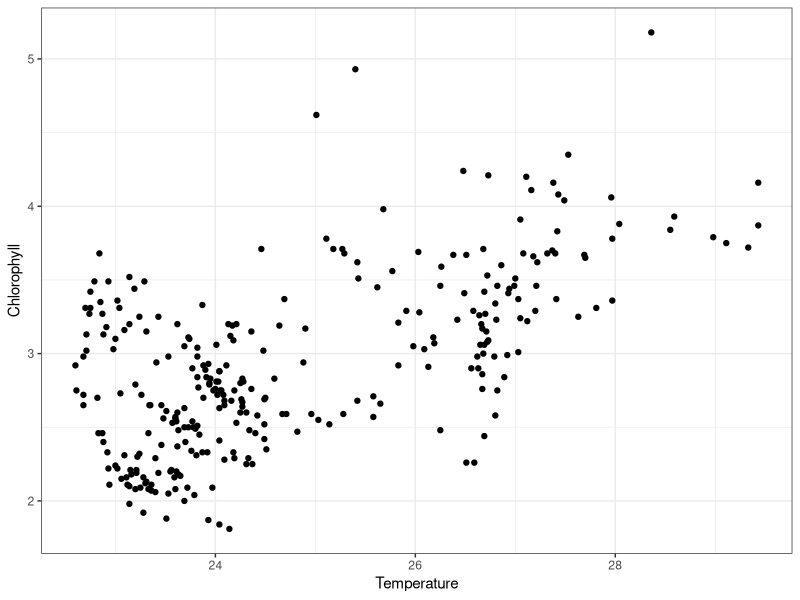
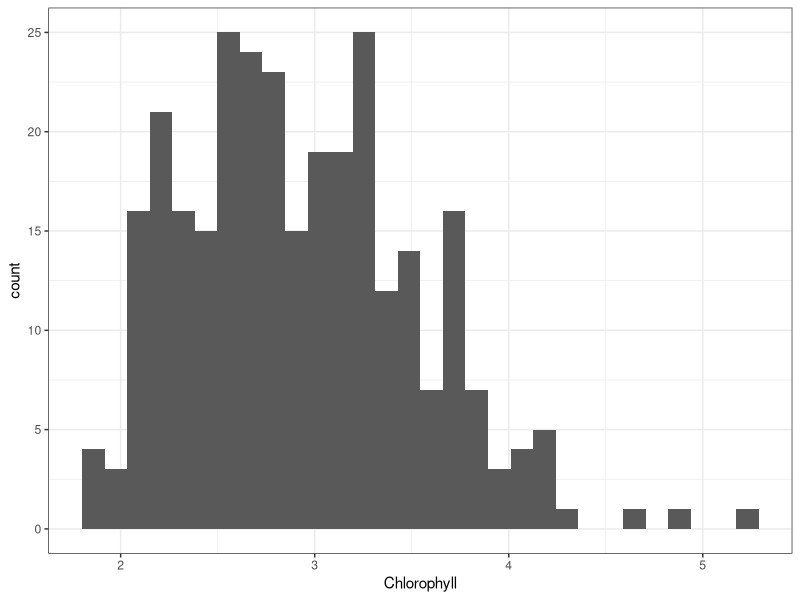
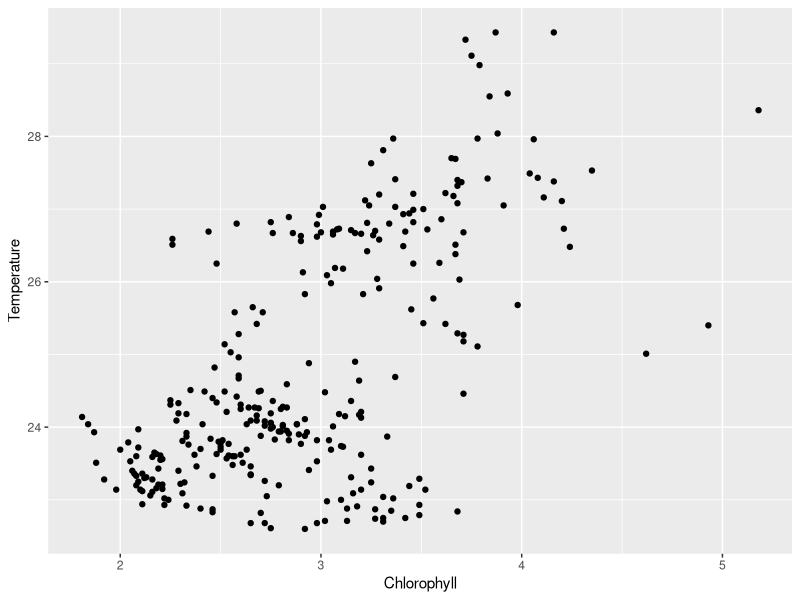
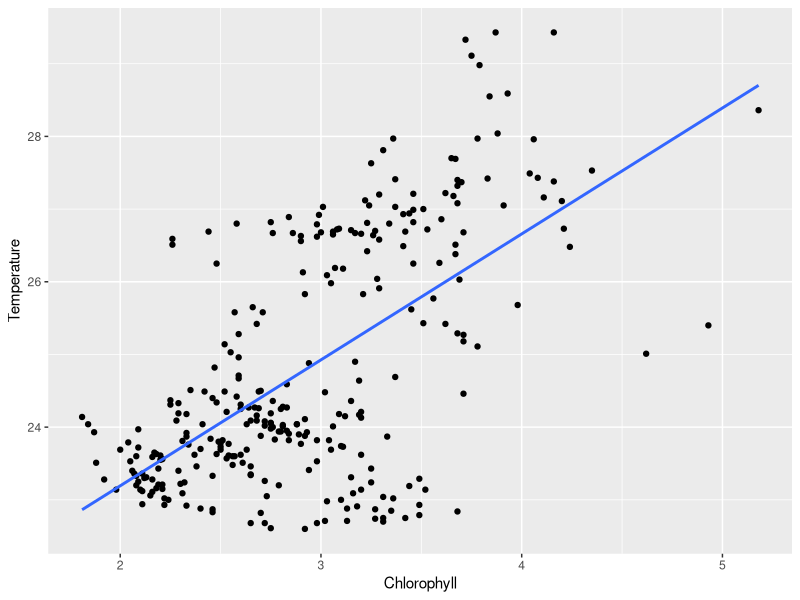
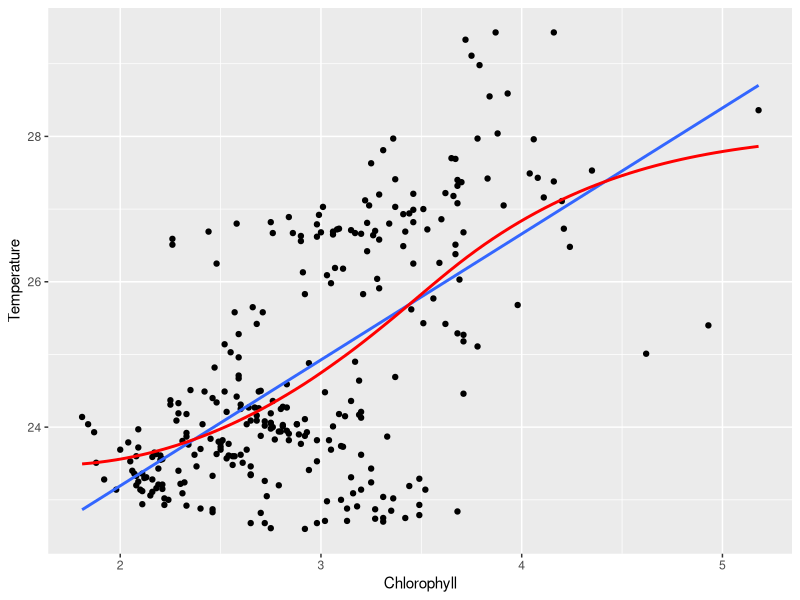
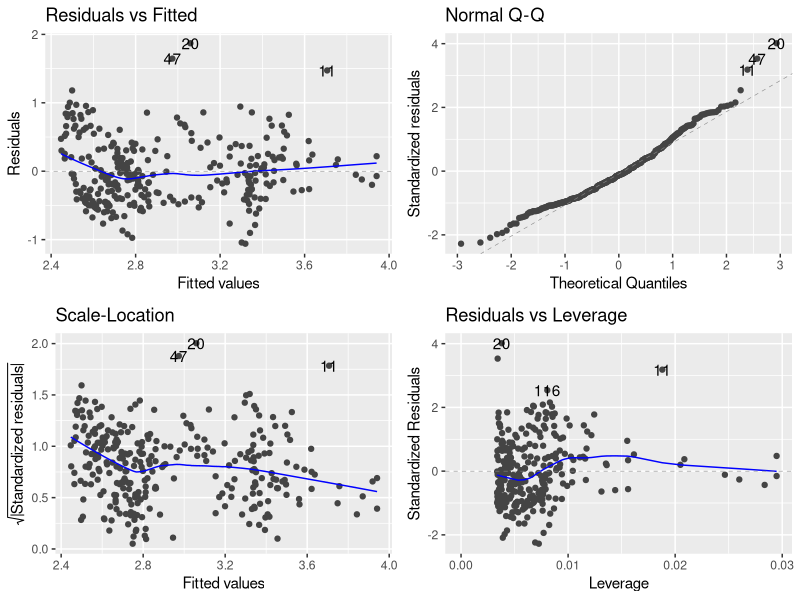
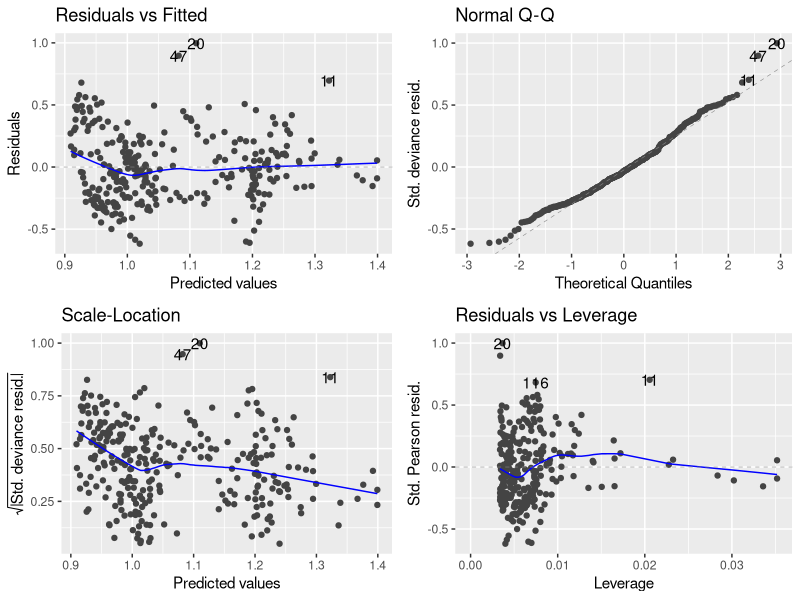
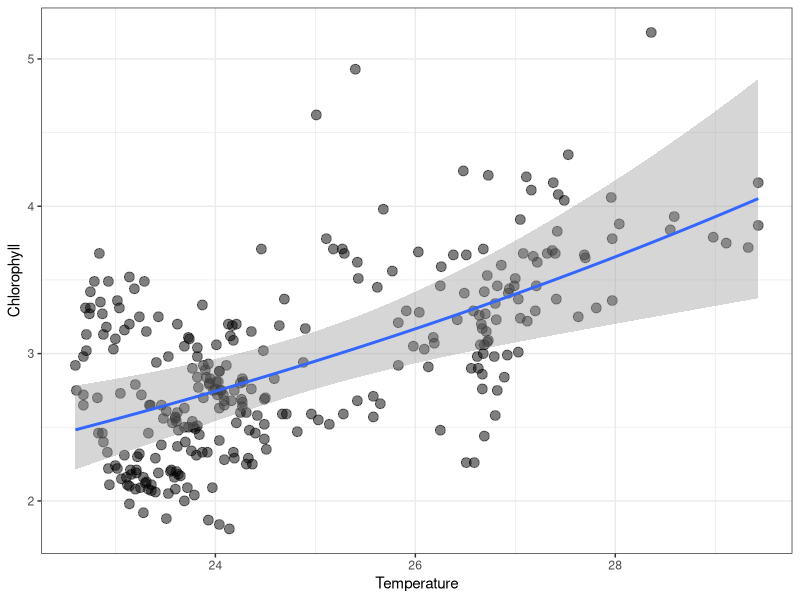

Source code (R) for these figures, in order:
## ---- chunk 1
rm (list = ls())
library(tidyverse)
library(here)
library(ggfortify)
library(multcomp)
## ---- chunk 2
WC<- read.csv(here("data", "CAPDAP_WC_4Analysis.csv"))
## ---- chunk 3
WC$Site_Type <- as.factor(WC$Site_Type)
WC$Date<-ymd(WC$Date)
WC$Time<-hms(WC$Time)
## ---- chunk 4
ggplot(WC,aes(x=Temperature,y=Chlorophyll))+
  geom_point()+
  theme_bw()
## ---- chunk 5
ggplot(WC, aes(Chlorophyll))+
  geom_histogram()+
  theme_bw()
## ---- chunk 6
#1st just points
ggplot(WC, aes(Chlorophyll, Temperature))+
    geom_point()
  
#now lm 
ggplot(WC, aes(Chlorophyll, Temperature))+
  geom_point()+
  geom_smooth(method = "lm", se = F) #plots linear relationshiop

ggplot(WC, aes(Chlorophyll, Temperature))+
  geom_point()+
  geom_smooth(method = "lm", se = F)+ #plots linear relationshiop
  geom_smooth(span = 1, color = "red", se = F)#adds non-linear curve

## ---- chunk 7
WC_lm <- lm(Chlorophyll~Temperature, data = WC)
WC_glm <- glm(Chlorophyll ~ Temperature, data = WC, family = poisson)
## ---- chunk 8
autoplot(WC_lm)
## ---- chunk 9
autoplot(WC_glm)
## ---- chunk 10
anova(WC_glm)
## ---- chunk 11
anova(WC_glm, test = "Chisq")
## ---- chunk 12
summary(WC_glm)
## ---- chunk 13
min.temp <- min(WC$Temperature)
max.temp <- max(WC$Temperature)
## ---- chunk 14
new.x <- expand.grid(Temperature = seq(min.temp, max.temp,length = 1000))
## ---- chunk 15
new.y <- predict(WC_glm, newdata = new.x, se.fit = T)
new.y <- data.frame(new.y)
## ---- chunk 16
addThese <- data.frame(new.x, new.y)
## ---- chunk 17
addThese <- mutate(addThese, 
                   Chlorophyll = exp(fit),
                   lwr = exp(fit - 1.96 * se.fit),
                   upr = exp(fit + 1.96 * se.fit))
head(addThese)
## ---- chunk 18
ggplot(WC, aes(Temperature, Chlorophyll))+
  geom_point(size = 3, alpha = 0.5)+
  #now add the fits and the CIs 
  geom_smooth(data = addThese, aes(ymin = lwr, ymax = upr), stat = "identity")+
  theme_bw()
